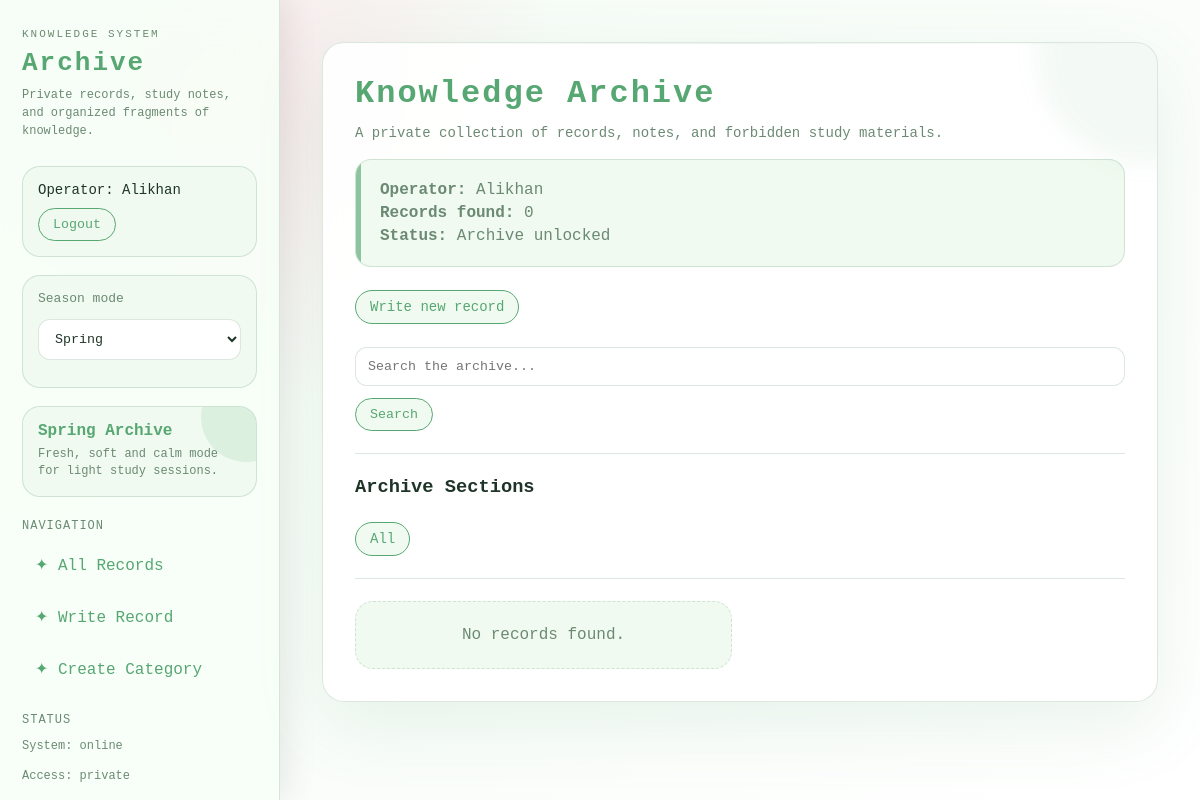
The app's page / (signed in), older data.
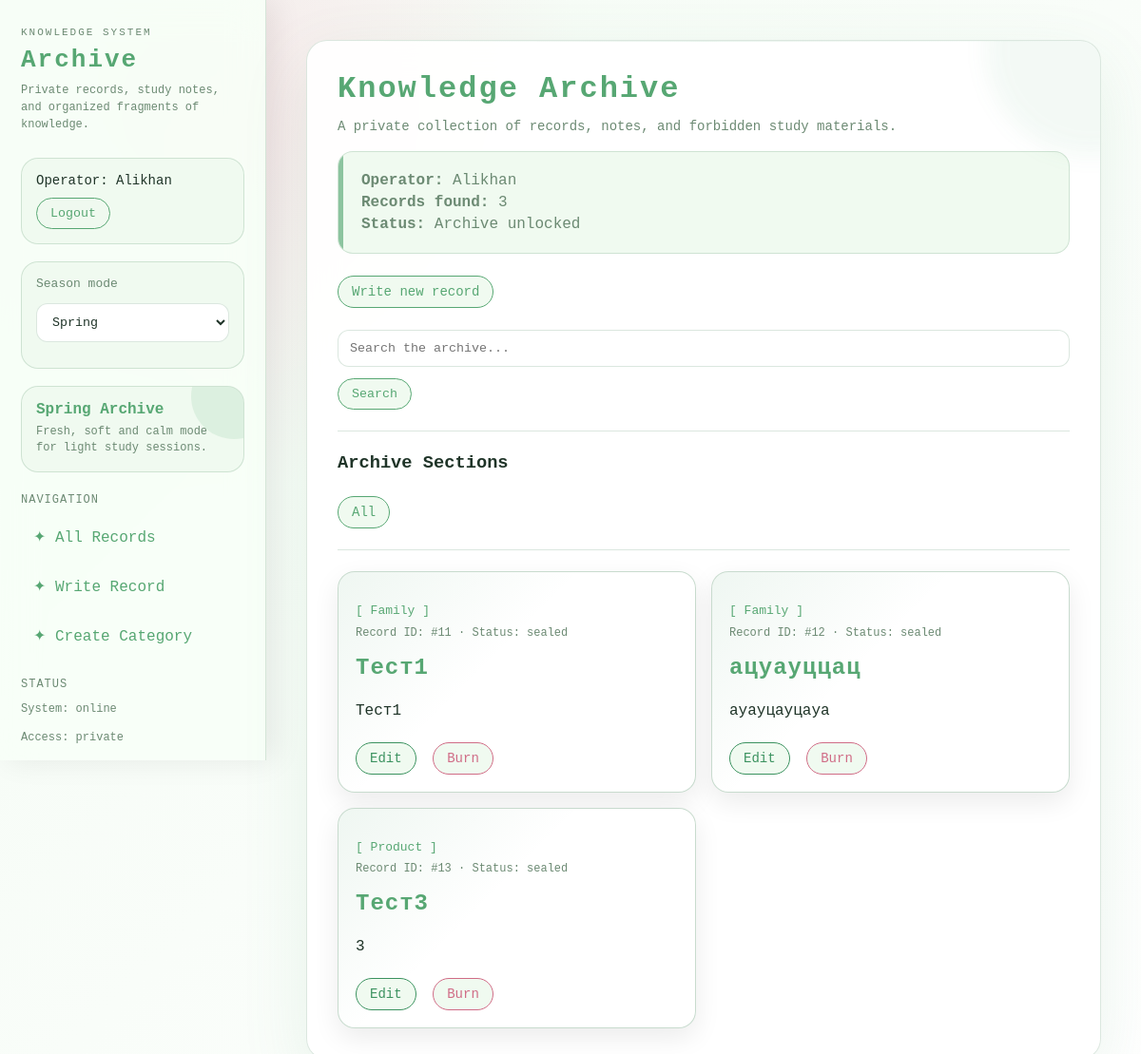
The same page, newer data.
### notes/models.py (models this page shows, shortened)
class Note(models.Model):
    title = models.CharField(max_length=200)
    content = models.TextField()
    category = models.ForeignKey(Category, on_delete=models.CASCADE)
    user = models.ForeignKey(User, on_delete=models.CASCADE, null=True, blank=True)

class Category(models.Model):
    user = models.ForeignKey(User, on_delete=models.CASCADE, null=True, blank=True)
    name = models.CharField(max_length=100)
    def __str__(self):
        return self.name

### notes/views.py (the view)
# urls.py: path('', note_list, name='note_list'),
@login_required
def note_list(request):
    category_id = request.GET.get('category')
    query = request.GET.get('q')
    notes = Note.objects.filter(user=request.user)
    categories = Category.objects.filter(user=request.user)
    if category_id:
        notes = notes.filter(category_id=category_id)
    if query:
        notes = notes.filter(
            Q(title__icontains=query) | Q(content__icontains=query)
        )
    return render(request, 'notes/note_list.html', {
        'notes': notes,
        'categories': categories,
        'query': query,
    })

### notes/templates/notes/note_list.html (shortened to what this page needs)
{% extends 'notes/base.html' %}
{% block content %}
    <h1>Knowledge Archive</h1>
    <p class="subtitle">A private collection of records, notes, and forbidden study materials.</p>
<div class="archive-panel">
    <p><strong>Operator:</strong> {{ user.username }}</p>
    <p><strong>Records found:</strong> {{ notes|length }}</p>
    <p><strong>Status:</strong> Archive unlocked</p>
</div>
    <a class="btn btn-create" href="{% url 'note_create' %}">Write new record</a>
    <form method="get" class="search-form">
        <input type="text" name="q" placeholder="Search the archive..." value="{{ query|default:'' }}">
        <button type="submit">Search</button>
    </form>
    <hr>
    <h3>Archive Sections</h3>
    <a class="btn btn-create" href="{% url 'note_list' %}">All</a>
    <hr>
    <div class="note-grid">
    {% for note in notes %}
        <div class="note">
            <p class="note-category">[ {{ note.category }} ]</p>
            <p class="note-meta">Record ID: #{{ note.id }} · Status: sealed</p>
            <h2>{{ note.title }}</h2>
            <p>{{ note.content }}</p>
            <div style="margin-top: 14px;">
                <a class="btn btn-edit" href="{% url 'note_update' note.id %}">Edit</a>
                <a class="btn btn-delete" href="{% url 'note_delete' note.id %}">Burn</a>
            </div>
        </div>
    {% empty %}
        <div class="empty-state">
            No records found.
        </div>
    {% endfor %}
</div>
{% endblock %}

Row changes from the older to the newer data that the page shows:
added Note: category "Family", id "11", title "Тест1", content "Тест1"
added Note: category "Family", id "12", title "ацуауццац", content "ауауцауцауа"
added Note: category "Product", id "13", title "Тест3", content "3"
Text that changed along with them:
{{ notes|length }}: "0" → "3"
text no longer shown: "No records found."
